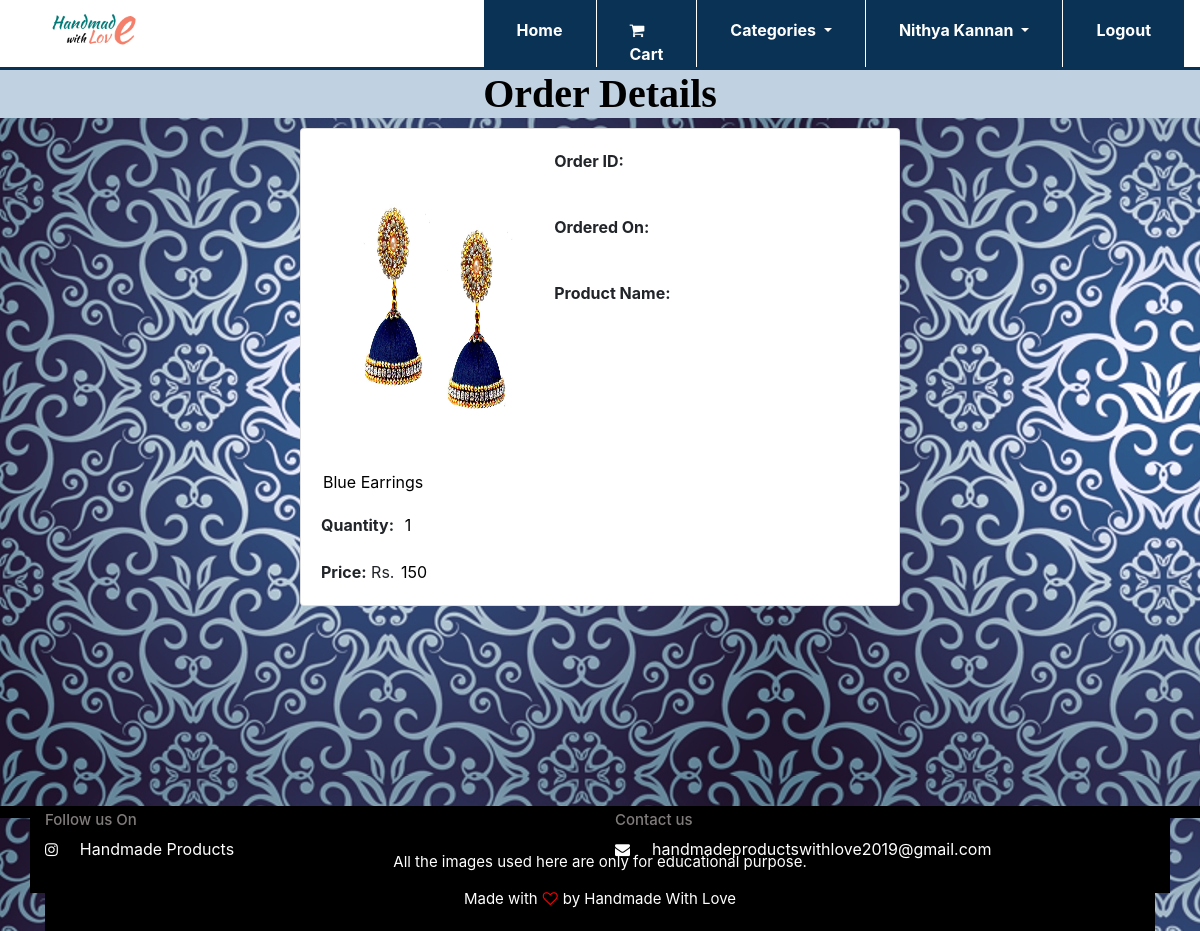
The page /myorders.php (signed in) on the database its author committed.
### tables this page shows
CREATE TABLE `cart` (
  `cart_id` int(11) NOT NULL,
  `user_id` int(11) NOT NULL,
  `type` varchar(255) NOT NULL,
  `product_id` int(11) NOT NULL,
  `product_name` varchar(100) NOT NULL,
  `description` varchar(500) NOT NULL,
  `imagepath` varchar(100) NOT NULL,
  `price` int(11) NOT NULL,
  `quantity` int(11) NOT NULL,
  `action` varchar(50) NOT NULL
);

### myorders.php (the view, shortened to what this page needs)
<?php include 'userheader1.php'; ?>
<?php
if(!isset($_SESSION['uid']))
{
	echo ("<script LANGUAGE='JavaScript'>
		window.alert('Login First');
		window.location.href='./loginform.php';
		</script>");
}
else
{
	$uid = $_SESSION['uid'];
}
?>
<!DOCTYPE html>
<html>
<head>
	<link rel="stylesheet" href="./bootstrap/bootstrap.min.css">
	<link rel="stylesheet" type="text/css" href="header_footer.css">
	<link rel="stylesheet" href="https://stackpath.bootstrapcdn.com/font-awesome/4.7.0/css/font-awesome.min.css">
</head>
<body style="background-image: url('./images/img4.jpg');">
	<h1 style="font-family:Gabriola;font-weight: bold;color:black; background: #c0d1e2; text-align: center;">Order Details</h1>
	<div>
	<?php
		$sql="select * from cart where user_id='$uid' and action='ordered'";
		$result = $con->query($sql);
		if($result->num_rows > 0){
			while ($order = mysqli_fetch_assoc($result)){
				?>
				<center>
					<div class="card mb-3" style="margin-top:10px;">
						<div class="card-body" style="vertical-align: middle !important;">
							<img class="img-fluid responsive" src="<?php echo $order['imagepath']; ?>" alt="Card image cap">
							<form action = "#" method = 'POST'>
								<p class="card-text"><b>Order ID: </b><input type = 'text' name = 'price' value = "<?php echo $order['order_id']; ?>" readonly> </p>
								<p class="card-text"><b>Ordered On: </b><input type = 'text' name = 'price' value = "<?php echo $order['orderedOn']; ?>" readonly> </p>
								<p class="card-title"><b>Product Name: </b><input type = 'text' name = 'pname' value = "<?php echo $order['product_name']; ?>" size = 40 readonly></p>
								<p class="card-text" ><b>Quantity: </b><input type='number' style="border: 1px solid black; margin: 5px; text-align: left;" name='quantity' value="<?php echo $order['quantity']; ?>" min=1 readonly></p>
								<p class="card-text"><b>Price:</b> Rs. <input type = 'text' name = 'price' value = "<?php echo $order['price']*$order['quantity']; ?>" readonly> </p>
							</form>
						</div>
					</div>
				</center>
				<?php
			}
		}
		elseif($result->num_rows==0){
			echo '<h1 style="font-family:Gabriola;color:white;font-weight:bolder; font-size:44px;height:15em; text-align:center">No Orders Placed Yet!!</h1>';
		}
		?>
	</div>
		<div id="footer" style="position: relative;">
		<?php include 'footer.php';?>
</body>
</html>

### header_footer.css (style rules this page uses)
#footer { bottom: 0px; width: 100%; position: fixed; z-index: 3; padding: 0px !important; }

### myorders.php (style rules this page uses)
input[type=text],input[type=number],textarea { border: none!important; }
p { text-align: left; }
img { margin-right: 10px; }
@media screen and (min-width: 1101px) { .card { width:50vw; } }
@media screen and (min-width: 1101px) { img.responsive { display: block !important; max-width: 40%; float:left; padding: 20px 20px 20px 20px; background-size: cover; height: 40vh; width: 20vw; } }
@media screen and (min-width: 1101px) { .card-body { display: block !important; max-width: 100%; height: auto; } }
@media screen and (min-width: 1101px) { input[type=text],input[type=number],textarea { border: none; } }

### rows shown on the page
cart: imagepath (picture), pname "Blue Earrings", quantity "1", price "150"

### other values the page prints
$p "Nithya Kannan"
